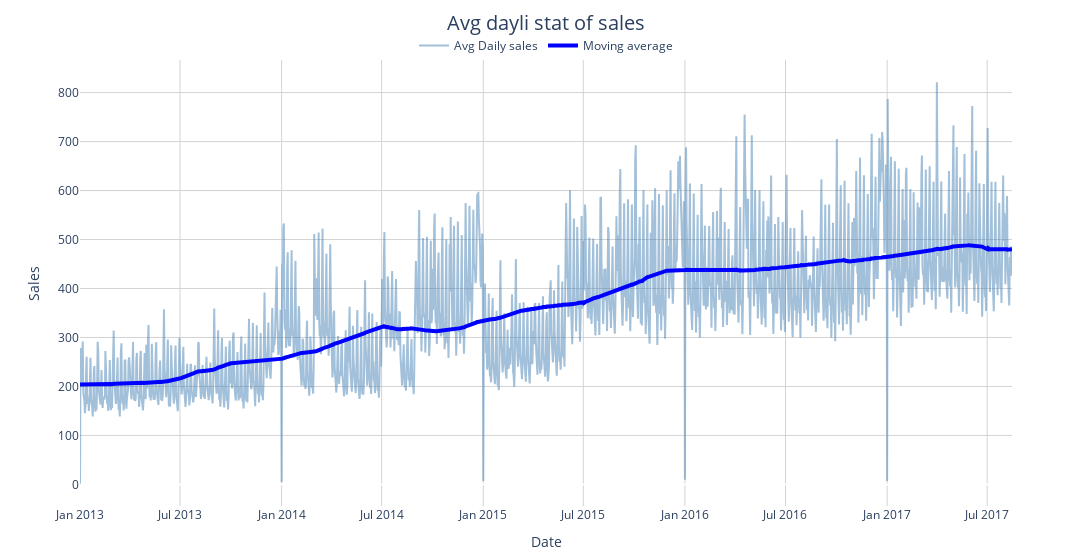

Here is the notebook cell this chart was saved with:
### Code cell
# avg_daily_stat
avg_daily_stat = train[['date', 'sales', 'onpromotion']].groupby('date').mean()
moving_avg = avg_daily_stat['sales'].rolling(
    window=365, center=True, min_periods=180).mean()
fig = go.Figure(go.Scatter(
        y=avg_daily_stat['sales'], 
        x=avg_daily_stat.index, 
        name='Avg Daily sales',
        line={'color':'rgba(70,130,180,0.5)'}), 
    layout=layout)
fig.add_scatter(
    y=moving_avg,
    x=avg_daily_stat.index,
    line={'width': 4,'color':'blue'}, name='Moving average'
    )



fig.update_layout(
    yaxis={'title': 'Sales'},
    xaxis={'title': 'Date'},
    title={'text': 'Avg dayli stat of sales'}
)
fig.show()

### Figure 1 — Plotly figure (JSON) as saved in the notebook; plotly's stock layout.template omitted (floating-point values rounded to 4 significant figures; data arrays with more than 128 entries replaced by an {"elided": "..."} marker saying what was removed)
{"data": [{"line": {"color": "rgba(70,130,180,0.5)"}, "name": "Avg Daily sales", "type": "scatter", "x": {"elided": "1684 str values"}, "y": {"elided": "1684 float values"}}, {"line": {"color": "blue", "width": 4}, "name": "Moving average", "type": "scatter", "x": {"elided": "1684 str values"}, "y": {"elided": "1684 float values"}}], "layout": {"legend": {"orientation": "h", "x": 0.5, "xanchor": "center", "y": 1, "yanchor": "bottom"}, "margin": {"b": 25, "t": 60}, "plot_bgcolor": "rgba(0,0,0,0)", "title": {"font": {"size": 20}, "text": "Avg dayli stat of sales", "x": 0.5}, "width": 1200, "xaxis": {"gridcolor": "LightGray", "title": {"text": "Date"}}, "yaxis": {"gridcolor": "LightGray", "title": {"text": "Sales"}}}}
